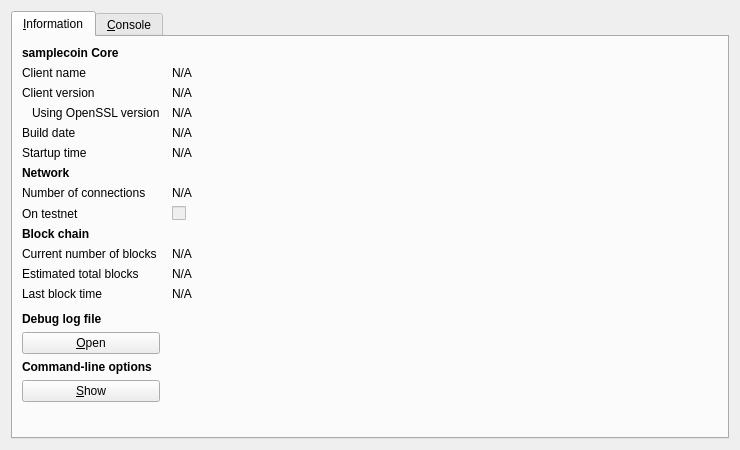
<?xml version="1.0" encoding="UTF-8"?>
<ui version="4.0">
 <class>RPCConsole</class>
 <widget class="QDialog" name="RPCConsole">
  <property name="geometry">
   <rect>
    <x>0</x>
    <y>0</y>
    <width>740</width>
    <height>450</height>
   </rect>
  </property>
  <property name="windowTitle">
   <string>samplecoin - Debug window</string>
  </property>
  <layout class="QVBoxLayout" name="verticalLayout_2">
   <item>
    <widget class="QTabWidget" name="tabWidget">
     <property name="currentIndex">
      <number>0</number>
     </property>
     <widget class="QWidget" name="tab_info">
      <attribute name="title">
       <string>&amp;Information</string>
      </attribute>
      <layout class="QGridLayout" name="gridLayout" columnstretch="0,1">
       <property name="horizontalSpacing">
        <number>12</number>
       </property>
       <item row="0" column="0">
        <widget class="QLabel" name="label_9">
         <property name="font">
          <font>
           <weight>75</weight>
           <bold>true</bold>
          </font>
         </property>
         <property name="text">
          <string>samplecoin Core</string>
         </property>
        </widget>
       </item>
       <item row="1" column="0">
        <widget class="QLabel" name="label_5">
         <property name="text">
          <string>Client name</string>
         </property>
        </widget>
       </item>
       <item row="1" column="1">
        <widget class="QLabel" name="clientName">
         <property name="cursor">
          <cursorShape>IBeamCursor</cursorShape>
         </property>
         <property name="text">
          <string>N/A</string>
         </property>
         <property name="textFormat">
          <enum>Qt::PlainText</enum>
         </property>
         <property name="textInteractionFlags">
          <set>Qt::LinksAccessibleByMouse|Qt::TextSelectableByKeyboard|Qt::TextSelectableByMouse</set>
         </property>
        </widget>
       </item>
       <item row="2" column="0">
        <widget class="QLabel" name="label_6">
         <property name="text">
          <string>Client version</string>
         </property>
        </widget>
       </item>
       <item row="2" column="1">
        <widget class="QLabel" name="clientVersion">
         <property name="cursor">
          <cursorShape>IBeamCursor</cursorShape>
         </property>
         <property name="text">
          <string>N/A</string>
         </property>
         <property name="textFormat">
          <enum>Qt::PlainText</enum>
         </property>
         <property name="textInteractionFlags">
          <set>Qt::LinksAccessibleByMouse|Qt::TextSelectableByKeyboard|Qt::TextSelectableByMouse</set>
         </property>
        </widget>
       </item>
       <item row="3" column="0">
        <widget class="QLabel" name="label_14">
         <property name="text">
          <string>Using OpenSSL version</string>
         </property>
         <property name="indent">
          <number>10</number>
         </property>
        </widget>
       </item>
       <item row="3" column="1">
        <widget class="QLabel" name="openSSLVersion">
         <property name="cursor">
          <cursorShape>IBeamCursor</cursorShape>
         </property>
         <property name="text">
          <string>N/A</string>
         </property>
         <property name="textFormat">
          <enum>Qt::PlainText</enum>
         </property>
         <property name="textInteractionFlags">
          <set>Qt::LinksAccessibleByMouse|Qt::TextSelectableByKeyboard|Qt::TextSelectableByMouse</set>
         </property>
        </widget>
       </item>
       <item row="4" column="0">
        <widget class="QLabel" name="label_12">
         <property name="text">
          <string>Build date</string>
         </property>
        </widget>
       </item>
       <item row="4" column="1">
        <widget class="QLabel" name="buildDate">
         <property name="cursor">
          <cursorShape>IBeamCursor</cursorShape>
         </property>
         <property name="text">
          <string>N/A</string>
         </property>
         <property name="textFormat">
          <enum>Qt::PlainText</enum>
         </property>
         <property name="textInteractionFlags">
          <set>Qt::LinksAccessibleByMouse|Qt::TextSelectableByKeyboard|Qt::TextSelectableByMouse</set>
         </property>
        </widget>
       </item>
       <item row="5" column="0">
        <widget class="QLabel" name="label_13">
         <property name="text">
          <string>Startup time</string>
         </property>
        </widget>
       </item>
       <item row="5" column="1">
        <widget class="QLabel" name="startupTime">
         <property name="cursor">
          <cursorShape>IBeamCursor</cursorShape>
         </property>
         <property name="text">
          <string>N/A</string>
         </property>
         <property name="textFormat">
          <enum>Qt::PlainText</enum>
         </property>
         <property name="textInteractionFlags">
          <set>Qt::LinksAccessibleByMouse|Qt::TextSelectableByKeyboard|Qt::TextSelectableByMouse</set>
         </property>
        </widget>
       </item>
       <item row="6" column="0">
        <widget class="QLabel" name="label_11">
         <property name="font">
          <font>
           <weight>75</weight>
           <bold>true</bold>
          </font>
         </property>
         <property name="text">
          <string>Network</string>
         </property>
        </widget>
       </item>
       <item row="7" column="0">
        <widget class="QLabel" name="label_7">
         <property name="text">
          <string>Number of connections</string>
         </property>
        </widget>
       </item>
       <item row="7" column="1">
        <widget class="QLabel" name="numberOfConnections">
         <property name="cursor">
          <cursorShape>IBeamCursor</cursorShape>
         </property>
         <property name="text">
          <string>N/A</string>
         </property>
         <property name="textFormat">
          <enum>Qt::PlainText</enum>
         </property>
         <property name="textInteractionFlags">
          <set>Qt::LinksAccessibleByMouse|Qt::TextSelectableByKeyboard|Qt::TextSelectableByMouse</set>
         </property>
        </widget>
       </item>
       <item row="8" column="0">
        <widget class="QLabel" name="label_8">
         <property name="text">
          <string>On testnet</string>
         </property>
        </widget>
       </item>
       <item row="8" column="1">
        <widget class="QCheckBox" name="isTestNet">
         <property name="enabled">
          <bool>false</bool>
         </property>
         <property name="text">
          <string/>
         </property>
        </widget>
       </item>
       <item row="9" column="0">
        <widget class="QLabel" name="label_10">
         <property name="font">
          <font>
           <weight>75</weight>
           <bold>true</bold>
          </font>
         </property>
         <property name="text">
          <string>Block chain</string>
         </property>
        </widget>
       </item>
       <item row="10" column="0">
        <widget class="QLabel" name="label_3">
         <property name="text">
          <string>Current number of blocks</string>
         </property>
        </widget>
       </item>
       <item row="10" column="1">
        <widget class="QLabel" name="numberOfBlocks">
         <property name="cursor">
          <cursorShape>IBeamCursor</cursorShape>
         </property>
         <property name="text">
          <string>N/A</string>
         </property>
         <property name="textFormat">
          <enum>Qt::PlainText</enum>
         </property>
         <property name="textInteractionFlags">
          <set>Qt::LinksAccessibleByMouse|Qt::TextSelectableByKeyboard|Qt::TextSelectableByMouse</set>
         </property>
        </widget>
       </item>
       <item row="11" column="0">
        <widget class="QLabel" name="label_4">
         <property name="text">
          <string>Estimated total blocks</string>
         </property>
        </widget>
       </item>
       <item row="11" column="1">
        <widget class="QLabel" name="totalBlocks">
         <property name="cursor">
          <cursorShape>IBeamCursor</cursorShape>
         </property>
         <property name="text">
          <string>N/A</string>
         </property>
         <property name="textFormat">
          <enum>Qt::PlainText</enum>
         </property>
         <property name="textInteractionFlags">
          <set>Qt::LinksAccessibleByMouse|Qt::TextSelectableByKeyboard|Qt::TextSelectableByMouse</set>
         </property>
        </widget>
       </item>
       <item row="12" column="0">
        <widget class="QLabel" name="label_2">
         <property name="text">
          <string>Last block time</string>
         </property>
        </widget>
       </item>
       <item row="12" column="1">
        <widget class="QLabel" name="lastBlockTime">
         <property name="cursor">
          <cursorShape>IBeamCursor</cursorShape>
         </property>
         <property name="text">
          <string>N/A</string>
         </property>
         <property name="textFormat">
          <enum>Qt::PlainText</enum>
         </property>
         <property name="textInteractionFlags">
          <set>Qt::LinksAccessibleByMouse|Qt::TextSelectableByKeyboard|Qt::TextSelectableByMouse</set>
         </property>
        </widget>
       </item>
       <item row="13" column="0">
        <spacer name="verticalSpacer_2">
         <property name="orientation">
          <enum>Qt::Vertical</enum>
         </property>
         <property name="sizeHint" stdset="0">
          <size>
           <width>20</width>
           <height>20</height>
          </size>
         </property>
        </spacer>
       </item>
       <item row="14" column="0">
        <widget class="QLabel" name="labelDebugLogfile">
         <property name="font">
          <font>
           <weight>75</weight>
           <bold>true</bold>
          </font>
         </property>
         <property name="text">
          <string>Debug log file</string>
         </property>
        </widget>
       </item>
       <item row="15" column="0">
        <widget class="QPushButton" name="openDebugLogfileButton">
         <property name="toolTip">
          <string>Open the samplecoin debug log file from the current data directory. This can take a few seconds for large log files.</string>
         </property>
         <property name="text">
          <string>&amp;Open</string>
         </property>
         <property name="autoDefault">
          <bool>false</bool>
         </property>
        </widget>
       </item>
       <item row="16" column="0">
        <widget class="QLabel" name="labelCLOptions">
         <property name="font">
          <font>
           <weight>75</weight>
           <bold>true</bold>
          </font>
         </property>
         <property name="text">
          <string>Command-line options</string>
         </property>
        </widget>
       </item>
       <item row="17" column="0">
        <widget class="QPushButton" name="showCLOptionsButton">
         <property name="toolTip">
          <string>Show the samplecoin-Qt help message to get a list with possible samplecoin command-line options.</string>
         </property>
         <property name="text">
          <string>&amp;Show</string>
         </property>
         <property name="autoDefault">
          <bool>false</bool>
         </property>
        </widget>
       </item>
       <item row="18" column="0">
        <spacer name="verticalSpacer">
         <property name="orientation">
          <enum>Qt::Vertical</enum>
         </property>
         <property name="sizeHint" stdset="0">
          <size>
           <width>20</width>
           <height>40</height>
          </size>
         </property>
        </spacer>
       </item>
      </layout>
     </widget>
     <widget class="QWidget" name="tab_console">
      <attribute name="title">
       <string>&amp;Console</string>
      </attribute>
      <layout class="QVBoxLayout" name="verticalLayout_3">
       <property name="spacing">
        <number>3</number>
       </property>
       <item>
        <widget class="QTextEdit" name="messagesWidget">
         <property name="minimumSize">
          <size>
           <width>0</width>
           <height>100</height>
          </size>
         </property>
         <property name="readOnly">
          <bool>true</bool>
         </property>
         <property name="tabKeyNavigation" stdset="0">
          <bool>false</bool>
         </property>
         <property name="columnCount" stdset="0">
          <number>2</number>
         </property>
        </widget>
       </item>
       <item>
        <layout class="QHBoxLayout" name="horizontalLayout">
         <property name="spacing">
          <number>3</number>
         </property>
         <item>
          <widget class="QLabel" name="label">
           <property name="text">
            <string notr="true">&gt;</string>
           </property>
          </widget>
         </item>
         <item>
          <widget class="QLineEdit" name="lineEdit"/>
         </item>
         <item>
          <widget class="QPushButton" name="clearButton">
           <property name="maximumSize">
            <size>
             <width>24</width>
             <height>24</height>
            </size>
           </property>
           <property name="toolTip">
            <string>Clear console</string>
           </property>
           <property name="text">
            <string/>
           </property>
           <property name="icon">
            <iconset resource="../bitcoin.qrc">
             <normaloff>:/icons/remove</normaloff>:/icons/remove</iconset>
           </property>
           <property name="shortcut">
            <string notr="true">Ctrl+L</string>
           </property>
           <property name="autoDefault">
            <bool>false</bool>
           </property>
          </widget>
         </item>
        </layout>
       </item>
      </layout>
     </widget>
    </widget>
   </item>
  </layout>
 </widget>
 <resources>
  <include location="../bitcoin.qrc"/>
 </resources>
 <connections/>
</ui>
